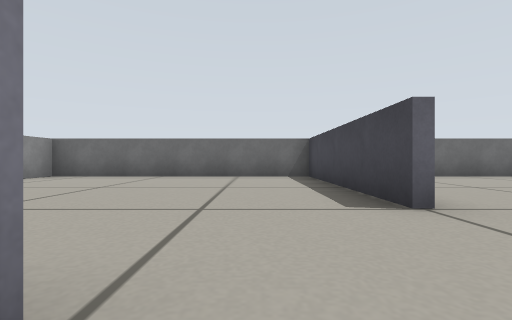
view 1 (above)

12 first-person views from a walk through a world built for the Gazebo simulator. The camera is 0.22 m above the floor, looks level and sees 85° across. The floor is counted in squares, 0.5 m on a side. Each view is taken from the middle of a square. On the plan, view 1 faces up. The plan holds only what a view shows up to about 9 squares ahead; the rest is blank.

view 2
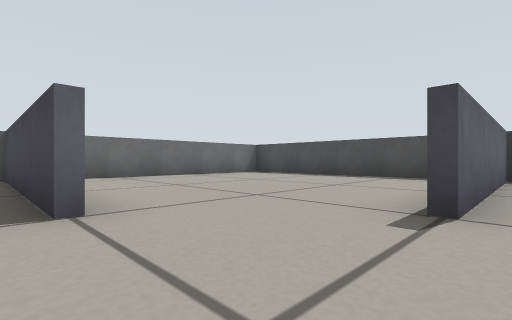

view 3
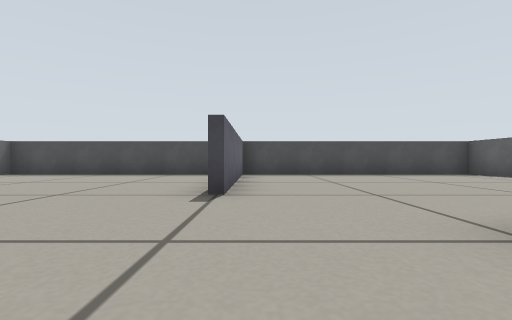

view 4
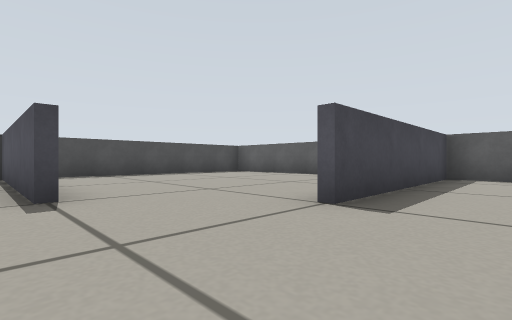

view 5
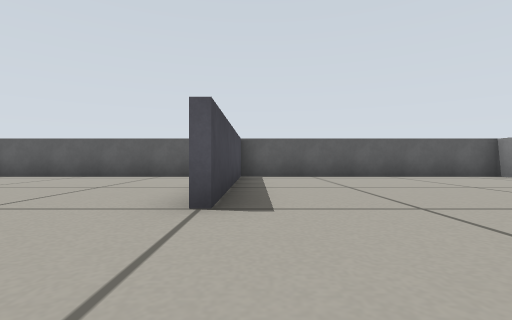

view 6
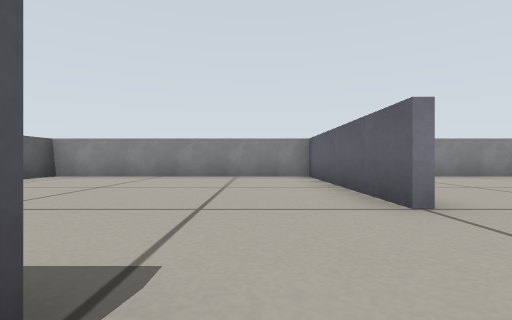

view 7
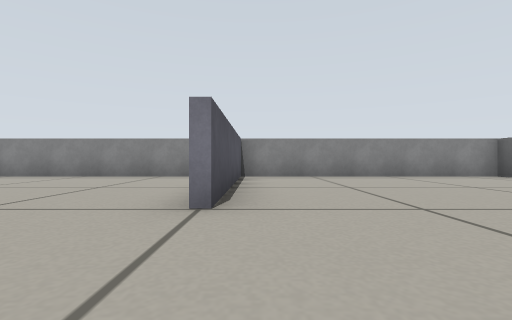

view 8
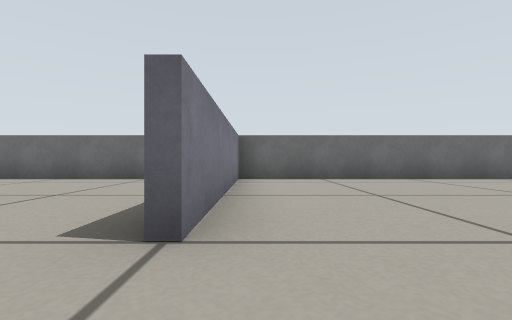

view 9
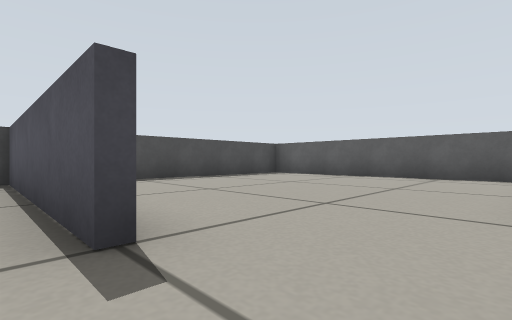

view 10
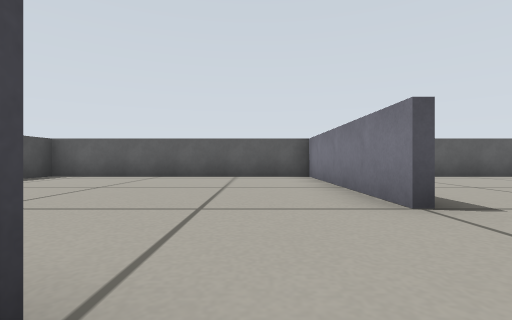

view 11
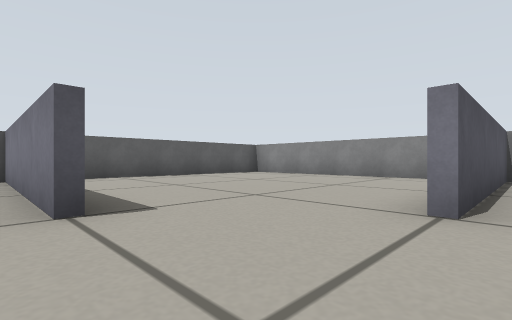

view 12
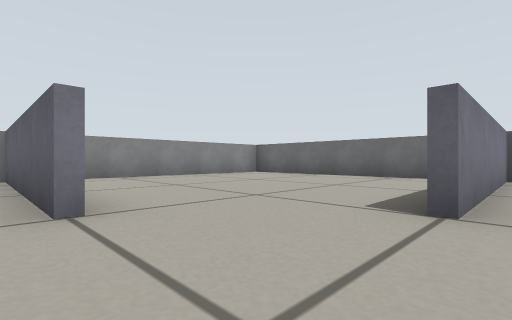

### Floor plan
Points are (right, up) in squares from view 1. A wall is a line through its corners. A room is listed if a view was taken in it or the views show most of it. See-through windows are left out.
Room 1 (views 1, 2, 3, 5, 6, 7, 8, 9, 10, 11, 12)
walls: (1.6, -1.5) (1.6, -6.4); (8.4, 0.4) (3.5, 0.4); (1, -6.4) (8.4, -6.4) (8.4, 1)
ways out: opening at (0, 1.5) to room 2; opening at (2.5, 2.5) to room 3; opening at (-0.5, -0.5) to room 4
Room 2 (view 4)
walls: (1.4, 2.5) (1.4, 7.4); (1, 7.4) (-5.4, 7.4) (-5.4, 1); (-5.4, 0.6) (-0.5, 0.6)
ways out: opening at (0, 1.5) to room 1
Room 3 (no view inside)
walls: (1.6, 7.4) (1.6, 2.5); (3.5, 0.6) (8.4, 0.6); (8.4, 1) (8.4, 7.4) (1, 7.4)
ways out: opening at (2.5, 2.5) to room 1
Room 4 (no view inside)
walls: (-0.5, 0.4) (-5.4, 0.4); (-5.4, 1) (-5.4, -6.4) (1, -6.4); (1.4, -6.4) (1.4, -1.5)
ways out: opening at (-0.5, -0.5) to room 1

Positions as (right, up) in squares from view 1, and headings:
1: (0, 0), facing up
2: (1, 0), facing up-right
3: (0, 0), facing right
4: (0, 1), facing down-right
5: (1, 1), facing down
6: (2, -1), facing left
7: (2, 1), facing left
8: (2, 1), facing up
9: (2, 1), facing down-right
10: (3, 1), facing down
11: (2, 1), facing down-left
12: (2, 0), facing up-left
